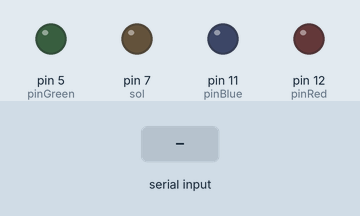
A sketch run on a simulated Arduino Uno, built with avr-gcc and run on an emulated ATmega328P. Parts: output pins drawn as LEDs (lit = HIGH). Dashed ring = blinking. The test bench sets the inputs (shaded band).

Above: at 1.2 s.
1.3 s: "1" received over Serial
At 1.65 s:
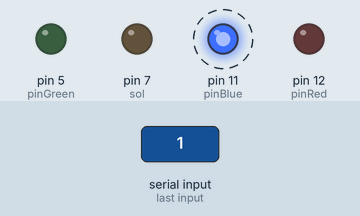
4.3 s: "0" received over Serial
At 5.5 s:
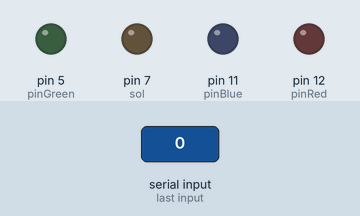
5.9 s: "4" received over Serial
At 6.95 s:
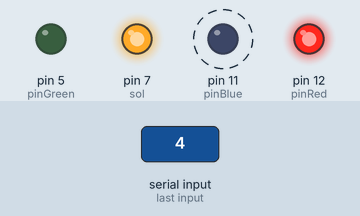
8.9 s: "2" received over Serial
At 11.4 s:
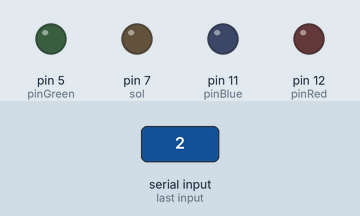
Timing chart, 0 to 12.9 s (numbered marks = the images above; inputs shaded):
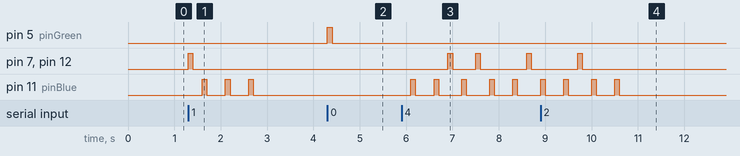

The sketch:

FullArduinoScript.ino
```cpp
#include <Wire.h>
#include <Adafruit_MotorShield.h>
#include "utility/Adafruit_MS_PWMServoDriver.h"
Adafruit_MotorShield AFMS = Adafruit_MotorShield();
Adafruit_DCMotor *Motorone = AFMS.getMotor(1);
Adafruit_DCMotor *Motortwo = AFMS.getMotor(2);

char serialData ;
int pinRed = 12; // motor
int pinGreen = 5; // solenoid
int pinBlue = 11; // paper
int sol = 7;

int serialInt = 5;

void setup() {
  Serial.begin(9600);
  AFMS.begin();

  pinMode(pinRed, OUTPUT);
  pinMode(pinGreen, OUTPUT);
  pinMode(pinBlue,OUTPUT);

  pinMode(sol,OUTPUT);

}
void loop() {
   if(Serial.available() > 0) {
      serialInt = Serial.read();
      switch(serialInt){
        case '0': // 0 0 0
          moveSol();
          break;

        case '1': // 1 0 0
          Punch();
          movePaper();
          noPunch();
          movePaper();
          noPunch();
          movePaper();
          break;

        case '2':
          noPunch();
          movePaper();
          Punch();
          movePaper();
          noPunch();
          movePaper();
          break;

        case '3':
          Punch();
          movePaper();
          Punch();
          movePaper();
          noPunch();
          movePaper();
          break;

        case '4':
          noPunch();
          movePaper();
          noPunch();
          movePaper();
          Punch();
          movePaper();

        case '5':
          Punch();
          movePaper();
          noPunch();
          movePaper();
          Punch();
          movePaper();
          break;

        case '6':
          noPunch();
          movePaper();
          Punch();
          movePaper();
          Punch();
          movePaper();
          break;

         case '7':
          Punch();
          movePaper();
          Punch();
          movePaper();
          Punch();
          movePaper();
          break;

        case '8':
          moveSol();
          moveSol();
          break;
     }
  }
}

void movePaper(){
  digitalWrite(pinBlue,HIGH);
  delay(100);
  digitalWrite(pinBlue,LOW);
  delay(200);
}

void noPunch(){
  digitalWrite(pinRed,LOW);
  digitalWrite(sol,LOW);

  delay(200);
}

void Punch(){
  digitalWrite(pinRed,HIGH);
  digitalWrite(sol,HIGH);
  delay(100);
  digitalWrite(pinRed,LOW);
  digitalWrite(sol,LOW);
  delay(200);

}

void moveSol(){
  digitalWrite(pinGreen,HIGH);
  delay(100);
  digitalWrite(pinGreen,LOW);
  delay(100);
}
```

Measured:
- after the input at 1.3 s, pin 7 (sol), pin 12 (pinRed): LOW → HIGH at once, → LOW 0.10 s later; pin 11 (pinBlue): alternates HIGH for 0.10 s and LOW for 0.40 s, 6 changes in all, then stays LOW, starting after 0.30 s
- after the input at 4.3 s, pin 5 (pinGreen): LOW → HIGH at once, → LOW 0.10 s later
- after the input at 5.9 s, pin 7 (sol), pin 12 (pinRed): goes HIGH 0.10 s, LOW 0.50 s, HIGH 0.10 s, LOW 1.0 s, HIGH 0.10 s, then LOW, starting after 1.0 s; pin 11 (pinBlue): alternates HIGH for 0.10 s and LOW for 0.45 s, starting after 0.20 s
- after the input at 8.9 s, pin 7 (sol), pin 12 (pinRed): LOW → HIGH after 0.80 s, → LOW 0.10 s later
